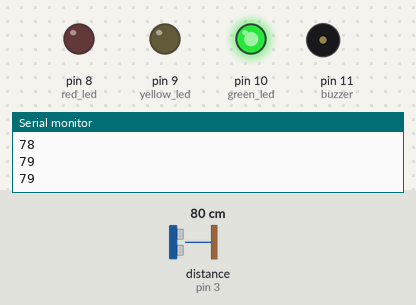
The sketch below on a simulated Arduino Uno, built with avr-gcc and run on an emulated ATmega328P. On the bench: output pins drawn as LEDs (lit = HIGH), buzzer (waves = sounding, pin HIGH), the last lines printed to the serial monitor. Wiring (inferred from the names in the program): ultrasonic range finder: trigger pin 4; echo pin 3. Inputs (shaded band) come from the test bench; at power-on: distance to the obstacle (sensor on pin 3) 80 cm. The echo pulse lasts 58.3 µs per cm; pins used as bus, display or sensor lines are not drawn.

Above: at 1.3 s.
1.4 s: distance to the obstacle (sensor on pin 3) set to 13 cm
4.4 s: distance to the obstacle (sensor on pin 3) set to 10 cm
At 4.9 s:
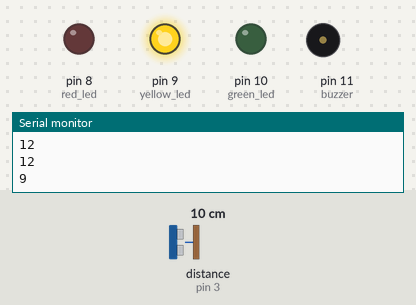
7.4 s: distance to the obstacle (sensor on pin 3) set to 8 cm
10.4 s: distance to the obstacle (sensor on pin 3) set to 5 cm
At 10.9 s:
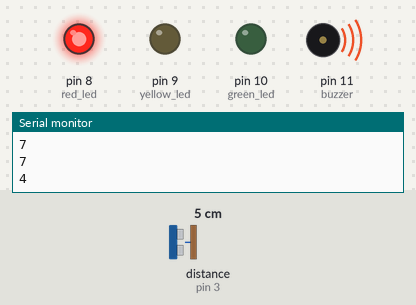
13.4 s: distance to the obstacle (sensor on pin 3) set to 9 cm
At 14.0 s:
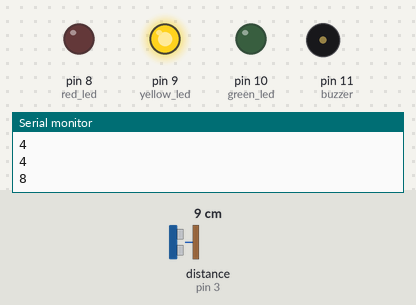
16.4 s: distance to the obstacle (sensor on pin 3) set to 2 cm
At 17.3 s:
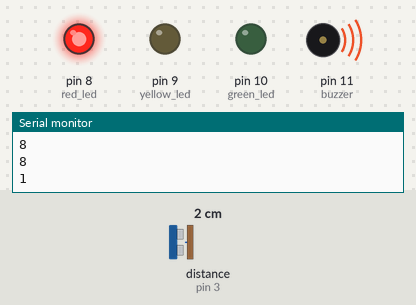
Timing chart, 0 to 19.4 s (numbered marks = the images above; inputs shaded):
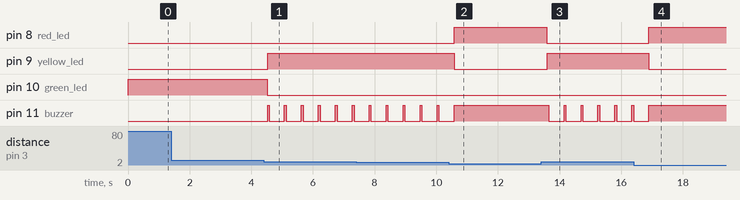

Measured:
- the behaviour switches between 12 and 11 cm on distance to the obstacle (sensor on pin 3) (found by bisection; images 0 and 1)
- the behaviour switches between 7 and 6 cm on distance to the obstacle (sensor on pin 3) (found by bisection; images 1 and 2)
- after the input at 4.4 s, pin 9 (yellow_led): LOW → HIGH after 0.13 s; pin 10 (green_led): HIGH → LOW after 0.12 s; pin 11 (buzzer): alternates HIGH for 0.05 s and LOW for 0.50 s, starting after 0.13 s
- after the input at 10.4 s, pin 8 (red_led): LOW → HIGH after 0.19 s; pin 9 (yellow_led): HIGH → LOW after 0.19 s; pin 11 (buzzer): goes on until 10.6 s, then stays HIGH
- after the input at 13.4 s, pin 8 (red_led): HIGH → LOW after 0.19 s; pin 9 (yellow_led): LOW → HIGH after 0.19 s; pin 11 (buzzer): alternates HIGH for 0.05 s and LOW for 0.50 s, starting after 0.24 s
- after the input at 16.4 s, pin 8 (red_led): LOW → HIGH after 0.50 s; pin 9 (yellow_led): HIGH → LOW after 0.50 s; pin 11 (buzzer): goes on until 16.9 s, then stays HIGH

The sketch:

hcsr04.ino
```cpp
// --- Pin Tanımlamaları / Pin Definitions ---
#define TRIG_PIN 4      // TR: Ultrasonik sensörün tetikleme (Trig) pini | EN: Trigger pin of the ultrasonic sensor
#define ECHO_PIN 3      // TR: Ultrasonik sensörün yankı alıcı (Echo) pini | EN: Echo pin of the ultrasonic sensor
#define red_led 8       // TR: Kırmızı LED pini | EN: Red LED pin
#define yellow_led 9    // TR: Sarı LED pini | EN: Yellow LED pin
#define green_led 10    // TR: Yeşil LED pini | EN: Green LED pin
#define buzzer 11       // TR: Buzzer pini | EN: Buzzer pin

// --- Kurulum Bölümü / Setup Section (Runs once) ---
void setup() {
  Serial.begin(9600);   // TR: Seri portu başlat (9600 baud) | EN: Start serial communication at 9600 baud

  // TR: Giriş/Çıkış modlarını belirleme | EN: Configure pin modes
  pinMode(TRIG_PIN, OUTPUT);  // TR: Trig çıkış pini | EN: Trig as OUTPUT
  pinMode(ECHO_PIN, INPUT);   // TR: Echo giriş pini | EN: Echo as INPUT
  pinMode(red_led, OUTPUT);   // TR: LED'ler çıkış pini | EN: LEDs as OUTPUTs
  pinMode(yellow_led, OUTPUT);
  pinMode(green_led, OUTPUT);
  pinMode(buzzer, OUTPUT);    // TR: Buzzer çıkış pini | EN: Buzzer as OUTPUT
}

// --- Ana Döngü / Main Loop (Repeats continuously) ---
void loop() {
  // TR: Tetikleme sinyali gönderme | EN: Triggering the sensor (sending sound wave)
  digitalWrite(TRIG_PIN, LOW);        // TR: Trig pinini sıfırla | EN: Clear the trig pin
  delayMicroseconds(5);               // TR: 5 us bekle | EN: Wait 5 us
  digitalWrite(TRIG_PIN, HIGH);       // TR: 10 us'lik sinyal gönder | EN: Send 10 us high pulse
  delayMicroseconds(10);
  digitalWrite(TRIG_PIN, LOW);        // TR: Sinyali kes | EN: Stop the trigger pulse

  // TR: Her döngü başında tüm bileşenleri sıfırla (kapat)
  // EN: Reset (turn off) all LEDs and the buzzer at the start of each loop
  digitalWrite(red_led, LOW);
  digitalWrite(yellow_led, LOW);
  digitalWrite(green_led, LOW);
  digitalWrite(buzzer, LOW);

  // TR: Geri dönen dalganın süresini ölç | EN: Measure the travel time of the returning wave
  long sure = pulseIn(ECHO_PIN, HIGH);

  // TR: Süreyi santimetreye (cm) çevir | EN: Convert the travel time into centimeters (cm)
  // (Formula: Speed of sound = 340 m/s -> 0.034 cm/us. Divided by 2 for round trip)
  long mesafe = sure * 0.034 / 2;

  // TR: Ölçülen mesafeyi seri ekrana yazdır | EN: Print the measured distance to the Serial Monitor
  Serial.println(mesafe);

  // --- Mesafe Kontrolü / Distance Evaluation ---

  // TR: Durum 1 - Güvenli Bölge (>10 cm veya hata durumu 0 cm)
  // EN: Case 1 - Safe Zone (>10 cm or reading error 0 cm)
  if (mesafe > 10 || mesafe == 0) {
    digitalWrite(red_led, LOW);      // TR: Kırmızı kapalı | EN: Red OFF
    digitalWrite(yellow_led, LOW);   // TR: Sarı kapalı | EN: Yellow OFF
    digitalWrite(green_led, HIGH);   // TR: Yeşil açık | EN: Green ON
    digitalWrite(buzzer, LOW);       // TR: Buzzer kapalı | EN: Buzzer OFF
  }

  // TR: Durum 2 - Uyarı Bölgesi (5 cm ile 10 cm arası)
  // EN: Case 2 - Warning Zone (Between 5 cm and 10 cm)
  else if (mesafe <= 10 && mesafe > 5) {
    digitalWrite(red_led, LOW);      // TR: Kırmızı kapalı | EN: Red OFF
    digitalWrite(yellow_led, HIGH);  // TR: Sarı açık | EN: Yellow ON
    digitalWrite(green_led, LOW);    // TR: Yeşil kapalı | EN: Green OFF

    // TR: Kısa uyarı sesi | EN: Short beep sound
    digitalWrite(buzzer, HIGH);
    delay(50);
    digitalWrite(buzzer, LOW);
  }

  // TR: Durum 3 - Tehlike Bölgesi (0 cm ile 5 cm arası)
  // EN: Case 3 - Danger Zone (Between 0 cm and 5 cm)
  else if (mesafe <= 5 && mesafe > 0) {
    digitalWrite(green_led, LOW);    // TR: Yeşil kapalı | EN: Green OFF
    digitalWrite(yellow_led, LOW);   // TR: Sarı kapalı | EN: Yellow OFF
    digitalWrite(red_led, HIGH);     // TR: Kırmızı açık | EN: Red ON

    // TR: Sürekli acı tonlu ses | EN: Continuous warning tone
    digitalWrite(buzzer, HIGH);


  }

  // TR: Bir sonraki ölçümden önce 500 ms bekle | EN: Wait 500 ms before the next measurement
  delay(500);
}
```
